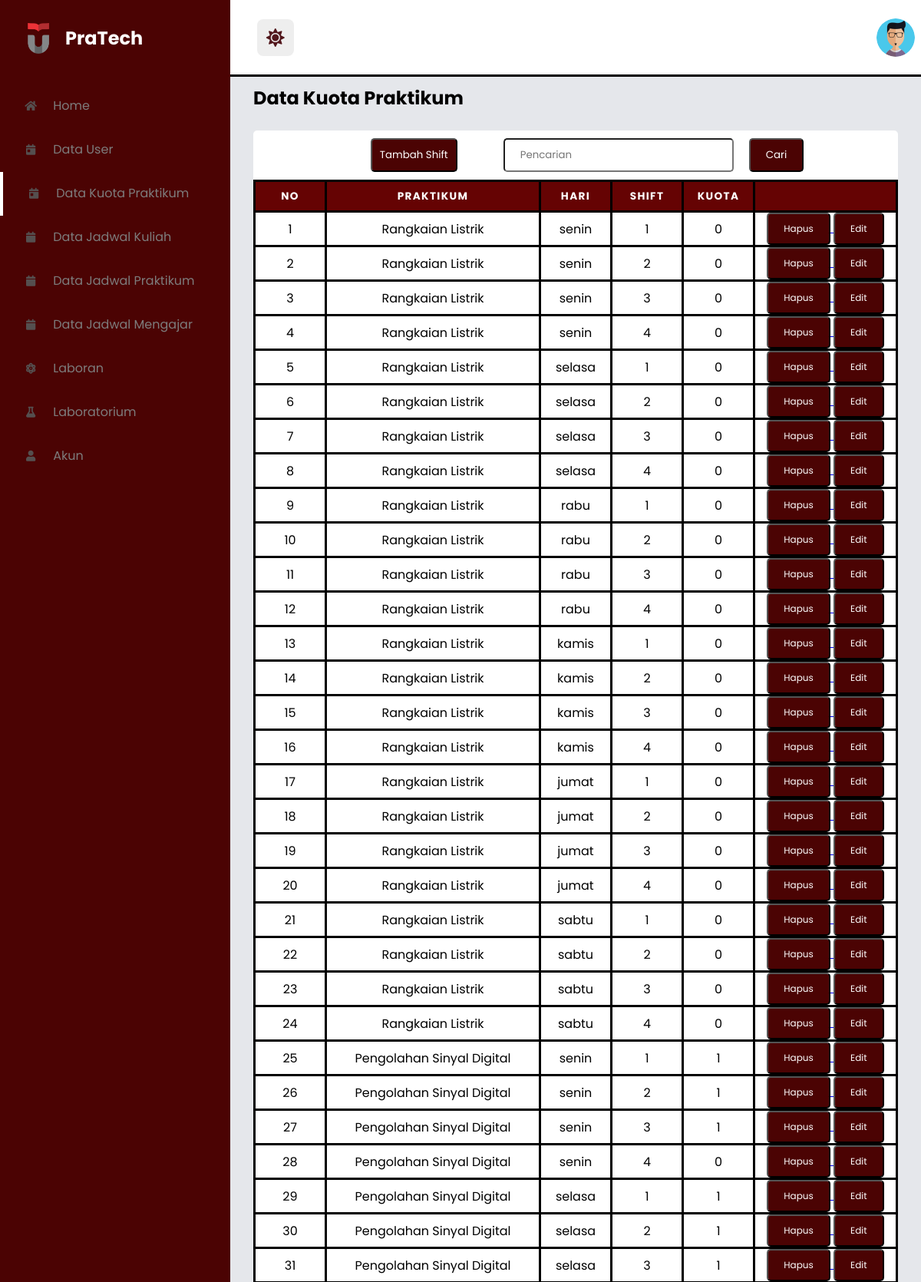
The page /html/admin/adminprak.php (signed in, upper part) on the database its author committed.
### tables this page shows
CREATE TABLE `kuota_prak` (
  `id_tambah_sh` int(11) NOT NULL,
  `nama_prak` varchar(30) NOT NULL,
  `hari` varchar(20) NOT NULL,
  `shift` varchar(30) NOT NULL,
  `kuota` int(20) NOT NULL
);

### html/admin/adminprak.php (the view, shortened to what this page needs)
<!DOCTYPE html>
<html lang="en">
<head>
        <link rel="stylesheet" href="https://cdn.jsdelivr.net/npm/@fortawesome/fontawesome-free@5.15.3/css/all.min.css">
        <link rel="stylesheet" href="../../assets/style _admin.css">
</head>
    <body>
        <section id="menu">
            <div class="logo">
                <img src="../../image/telkom.png" alt="">
                <h2>PraTech </h2>
            </div>
            <div class="items">
                <li style="display: flex; align-items: center;">
                    <a  href="adminhome.php" style="text-decoration: none; flex: 1;">
                        <i class="fas fa-home"></i> Home
                    </a>
                </li>
                <li style="display: flex; align-items: center;">
                    <a href="adminuser.php" style="text-decoration: none; flex: 1;">
                        <i class="fas fa-calendar-day"></i> Data User
                    </a>
                </li>
                <li style="display: flex; align-items: center;">
                    <a href="adminprak.php" style="text-decoration: none; flex: 1;">
                        <i class="fas fa-calendar-day"></i> Data Kuota Praktikum
                    </a>
                </li>
                <li style="display: flex; align-items: center;">
                    <a href="adminjadwal_maha.php" style="text-decoration: none; flex: 1;">
                        <i class="fas fa-calendar"></i> Data Jadwal Kuliah
                    </a>
                </li>
                <li style="display: flex; align-items: center;">
                    <a href="adminpraktikan.php" style="text-decoration: none; flex: 1;">
                        <i class="fas fa-calendar"></i> Data Jadwal Praktikum
                    </a>
                </li>
                <li style="display: flex; align-items: center;">
                    <a href="adminassis.php" style="text-decoration: none; flex: 1;">
                        <i class="fas fa-calendar"></i> Data Jadwal Mengajar
                    </a>
                </li>
                <li style="display: flex; align-items: center;">
                    <a href="laboran.php" style="text-decoration: none; flex: 1;">
                        <i class="fas fa-atom"></i> Laboran
                    </a>
                </li>
                <li style="display: flex; align-items: center;">
                    <a href="larobatorium.php" style="text-decoration: none; flex: 1;">
                        <i class="fas fa-flask"></i> Laboratorium
                    </a>
                </li>
                <li style="display: flex; align-items: center;">
                    <a href="akun.php" style="text-decoration: none; flex: 1;">
                        <i class="fas fa-user"></i> Akun
                    </a>
                </li>
            </div>
        </section>
        <section id="interface">
            <div class="navigation">
                <div class="n1">
                    <i id="dark-mode-toggle" class="fas fa-sun"></i>
                </div>
                <div class="profile">
                    <img src="../../image/pic-6.jpg" class="user-pic" onclick="toggleMenu()">
                </div>
            </div>
            <p class="i-name">Data Kuota Praktikum</p>
            <div class="status">
                <div class="container">
                  <div style="display:flex; margin-left: 30px;">
                    <div>
                    	<a href="tambah_sh.php"><button class="shift">Tambah Shift</button></a>
                    </div>
                    <form id="search-form" style="display: flex;">
                          <input class="pencarian"type="text" id="search-input" placeholder="Pencarian ">
                          <button type="submit" class="cari">Cari</button>
                    </form>
                  </div>
                  <table class="schedule-table table table-bordered table-responsive-md" id="search-results">
                      <thead>
                          <tr>
                                <th scope="col">NO</th>
                                <th scope="col"colspan="3">Praktikum</th>
                                <th scope="col">Hari</th>
                                <th scope="col"colspan='1'>Shift</th>
                                <th scope="col">Kuota</th>
                                <th scope="col"colspan='2'></th>
                          </tr>
                      </thead>
                      <tbody class="table-light align-items-center">
                          <?php
                            include "../../php/db_connect.php";
                            $no=1;
                            $ambildata = mysqli_query($conn,"select * from kuota_prak");
                            while ($tampil =mysqli_fetch_array($ambildata)){
                                echo"
                                <tr>
                                    <td>$no</td>
                                    <td colspan='3'>$tampil[nama_prak]</td>
                                    <td >$tampil[hari]</td>
                                    <td colspan='1'>$tampil[shift]</td>
                                    <td>$tampil[kuota]</td>
                                    <td scope='row' colspan='2'>
                                    <a href='?kode=$tampil[id_tambah_sh]&confirm=yes' onclick='return confirmDelete()'>
                                    <button type='button' class='hapus'>Hapus</button>
                                    </a>
                                    <a href='edit_kuota.php?kode=$tampil[id_tambah_sh]'>
                                    <button type='button' class='edit'>Edit</button>
                                    </a>
                                    </td>
                                </tr>
                                ";
                                $no++;
                            }
                          ?>
                      </tbody>
              </table>
                </div>
            </div>
        </section>
    </body>
</html>

### assets/style _admin.css (style rules this page uses)
:root { --background-color: #E5E7EB; --text-color: #000; --menu-color: #4b0303; --menu-hover-color: #350404; --menu-icon-color: #554f4f; --menu-active-color: #f3f4f6; --navigation-background: #fff; --navigation-border: #000000; --navigation-text: #000000; --i-name:#000000; }
* { margin: 0; padding: 0; box-sizing: border-box; font-family: 'Poppins', sans-serif; }
body { width: 100%; background: var(--background-color); position: relative; display: flex; }
#menu { background-color: var(--menu-color); width: 300px; height: 100%; position: fixed; top: 0; left: 0; }
#menu .logo { display: flex; align-items: center; color: #fff; padding: 30px 0 0 30px; }
#menu .logo img { width: 40px; margin-right: 15px; }
#menu .items { margin-top: 40px; }
#menu .items li { list-style: none; padding: 13.5px 0; transition: 0.3s ease; }
#menu .items li.active { border-left: 4px solid #ffffff; }
#menu .items li i { color: var(--menu-icon-color); width: 30px; height: 30px; line-height: 30px; text-align: center; font-size: 14px; margin: 0 10px 0 25px; }
#menu .items li a { text-decoration: none; color: rgb(125, 124, 124); font-weight: 300px; transition: 0.3s ease; }
#interface { width: calc(100% - 100px); margin-left: 300px; position: relative; }
#interface .navigation { display: flex; align-items: center; justify-content: space-between; background: var(--navigation-background); padding: 10px 30px; border-bottom: 3px solid var(--navigation-border); height: 100px; position: fixed; width: calc(86% - 100px); }
#interface .navigation .n1 { display: flex; justify-content: flex-end; align-items: center; }
#interface .navigation .n1 i { font-size: 1.5rem; color: #52171c; background-color: #eee; border-radius: 0.5rem; height: 3rem; width: 3rem; line-height: 3rem; cursor: pointer; text-align: center; margin-left: 0.3rem; margin-right: 0.7rem; }
#interface .navigation .profile { display: flex; justify-content: flex-start; align-items: center; margin-right: 10px; }
#interface .navigation .profile img { width: 50px; height: 50px; object-fit: cover; border-radius: 50%; filter: brightness(1); }
.i-name { color: var(--i-name); padding: 10px 10px 10px 30px; font-size: 24px; font-weight: 700; margin-top: 100px; }
.container { background-color: #ffffff; color: #000; display: flex; justify-content: center; align-items: center; margin-top: 10px; height: auto; flex-direction:column; border: #fff; border-radius:5px; margin: 15px 30px 15px 30px; }
.shift { margin:10px 50px 10px 10px; background-color: #4b0303; width: auto; color: white; padding: 10px 10px; border-radius: 5px; cursor: pointer; }
.cari { margin:10px 10px 10px 10px; background-color: #4b0303; width: auto; color: white; padding: 10px 20px; border-radius: 5px; cursor: pointer; }
.hapus { background-color: #4b0303; width: auto; color: white; padding: 10px 20px; border-radius: 5px; cursor: pointer; font-size: 12px; }
.edit { background-color: #4b0303; width: auto; color: white; padding: 10px 20px; border-radius: 5px; cursor: pointer; font-size: 12px; }
.pencarian { margin:10px 10px 10px 10px; width: 300px; padding: 10px 20px; border-radius: 5px; }
.schedule-table { border-collapse: collapse; margin: 0; padding: 0 100px 0 100px; width: 100%; table-layout: fixed; }
.schedule-table thead tr { background-color: #650303; color: #fff; font-weight: bold; }
.schedule-table th, .schedule-table td { height: 40px; text-align: center; border: 3px solid rgb(0, 0, 0); text-overflow:initial; overflow: hidden; }
.schedule-table th { font-size: .85em; letter-spacing: .1em; text-transform: uppercase; }

### rows shown on the page
kuota_prak: nama_prak "Rangkaian Listrik", hari "senin", shift "1", kuota "0"
kuota_prak: nama_prak "Rangkaian Listrik", hari "senin", shift "2", kuota "0"
kuota_prak: nama_prak "Rangkaian Listrik", hari "senin", shift "3", kuota "0"
kuota_prak: nama_prak "Rangkaian Listrik", hari "senin", shift "4", kuota "0"
kuota_prak: nama_prak "Rangkaian Listrik", hari "selasa", shift "1", kuota "0"
kuota_prak: nama_prak "Rangkaian Listrik", hari "selasa", shift "2", kuota "0"
kuota_prak: nama_prak "Rangkaian Listrik", hari "selasa", shift "3", kuota "0"
kuota_prak: nama_prak "Rangkaian Listrik", hari "selasa", shift "4", kuota "0"
kuota_prak: nama_prak "Rangkaian Listrik", hari "rabu", shift "1", kuota "0"
kuota_prak: nama_prak "Rangkaian Listrik", hari "rabu", shift "2", kuota "0"
kuota_prak: nama_prak "Rangkaian Listrik", hari "rabu", shift "3", kuota "0"
kuota_prak: nama_prak "Rangkaian Listrik", hari "rabu", shift "4", kuota "0"
kuota_prak: nama_prak "Rangkaian Listrik", hari "kamis", shift "1", kuota "0"
kuota_prak: nama_prak "Rangkaian Listrik", hari "kamis", shift "2", kuota "0"
kuota_prak: nama_prak "Rangkaian Listrik", hari "kamis", shift "3", kuota "0"
kuota_prak: nama_prak "Rangkaian Listrik", hari "kamis", shift "4", kuota "0"
kuota_prak: nama_prak "Rangkaian Listrik", hari "jumat", shift "1", kuota "0"
kuota_prak: nama_prak "Rangkaian Listrik", hari "jumat", shift "2", kuota "0"
kuota_prak: nama_prak "Rangkaian Listrik", hari "jumat", shift "3", kuota "0"
kuota_prak: nama_prak "Rangkaian Listrik", hari "jumat", shift "4", kuota "0"
kuota_prak: nama_prak "Rangkaian Listrik", hari "sabtu", shift "1", kuota "0"
kuota_prak: nama_prak "Rangkaian Listrik", hari "sabtu", shift "2", kuota "0"
kuota_prak: nama_prak "Rangkaian Listrik", hari "sabtu", shift "3", kuota "0"
kuota_prak: nama_prak "Rangkaian Listrik", hari "sabtu", shift "4", kuota "0"
kuota_prak: nama_prak "Pengolahan Sinyal Digital", hari "senin", shift "1", kuota "1"
kuota_prak: nama_prak "Pengolahan Sinyal Digital", hari "senin", shift "2", kuota "1"
kuota_prak: nama_prak "Pengolahan Sinyal Digital", hari "senin", shift "3", kuota "1"
kuota_prak: nama_prak "Pengolahan Sinyal Digital", hari "senin", shift "4", kuota "0"
kuota_prak: nama_prak "Pengolahan Sinyal Digital", hari "selasa", shift "1", kuota "1"
kuota_prak: nama_prak "Pengolahan Sinyal Digital", hari "selasa", shift "2", kuota "1"
kuota_prak: nama_prak "Pengolahan Sinyal Digital", hari "selasa", shift "3", kuota "1"
